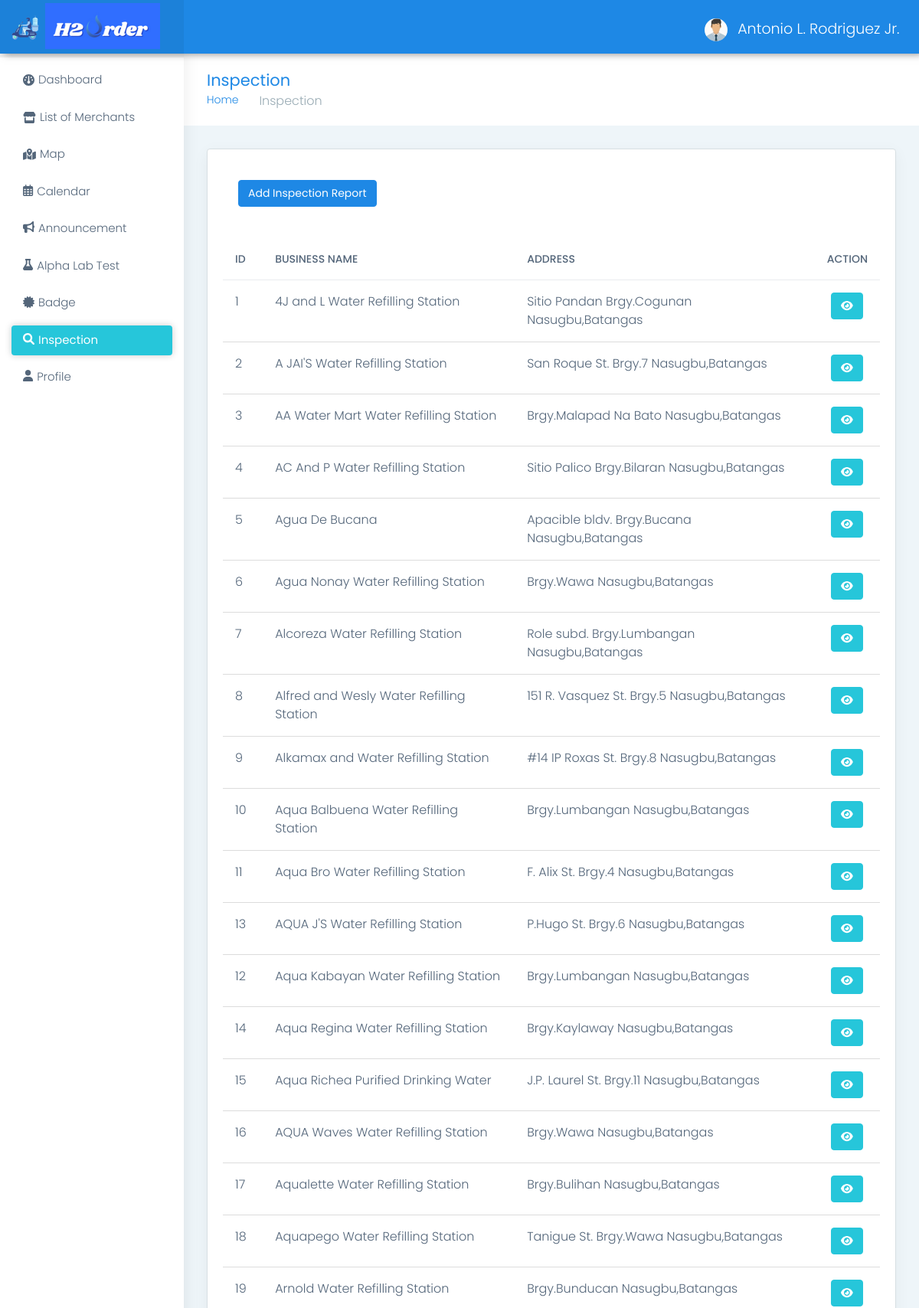
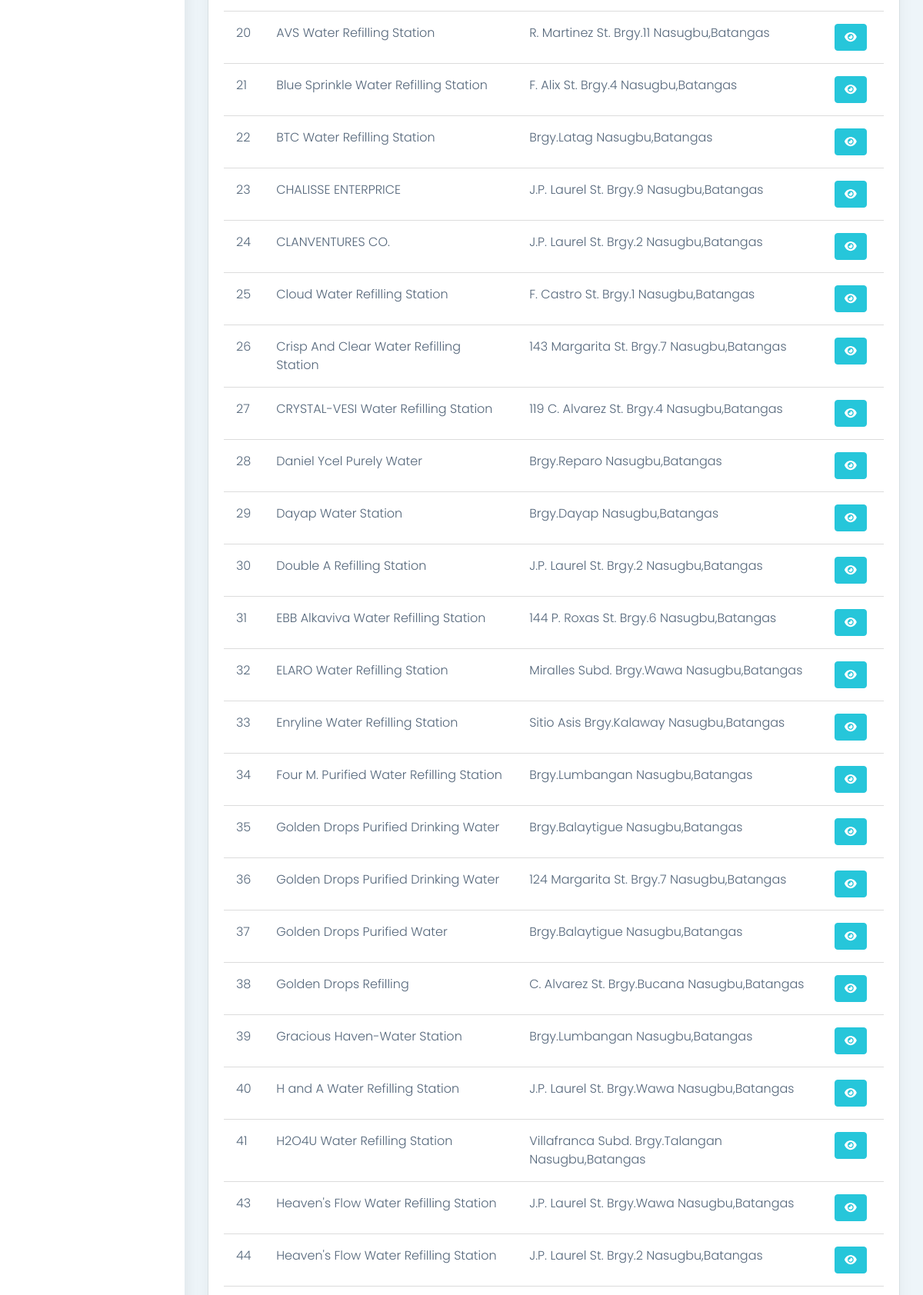
The page /admin/feedback.php (signed in, upper part) on the database its author committed (2 pictures, top to bottom).
### tables this page shows
CREATE TABLE `merchant` (
  `merchant_id` int(11) NOT NULL,
  `username` varchar(255) NOT NULL,
  `password` varchar(255) NOT NULL,
  `business_name` varchar(255) NOT NULL,
  `owner` varchar(255) NOT NULL,
  `address` varchar(255) NOT NULL,
  `barangay` varchar(255) NOT NULL,
  `email` varchar(255) NOT NULL,
  `contact_number` varchar(255) NOT NULL,
  `image` varchar(255) NOT NULL,
  `latitude` varchar(255) NOT NULL,
  `longitude` varchar(255) NOT NULL,
  `opening` time NOT NULL,
  `closing` time NOT NULL,
  `status` varchar(255) NOT NULL
);

### admin/name.php (called while the page is built, shortened)
<?php
	require 'connect.php';
	$query = $conn->query("SELECT * FROM `admin` WHERE `admin_id` = '$_SESSION[admin_id]'") or die(mysqli_error());
	$fetch = $query->fetch_array();
?>

### admin/feedback.php (the view, shortened to what this page needs)
<!DOCTYPE html>
<?php
    require 'name.php';
?>
<html dir="ltr" lang="en">
<head>
    <link href="css/style.min.css" rel="stylesheet">
<link rel="stylesheet" href="https://cdn.datatables.net/1.10.21/css/dataTables.bootstrap4.min.css">
 <link rel='stylesheet' href='https://cdn.datatables.net/buttons/1.2.2/css/buttons.bootstrap.min.css'>
<link rel='stylesheet' href='https://cdn.datatables.net/1.10.24/css/jquery.dataTables.min.css'>
<link rel='stylesheet' href='https://cdn.datatables.net/datetime/1.0.3/css/dataTables.dateTime.min.css'>
</head>
<body>
    <div id="main-wrapper" data-layout="vertical" data-navbarbg="skin5" data-sidebartype="full"
        data-sidebar-position="absolute" data-header-position="absolute" data-boxed-layout="full">
        <header class="topbar" data-navbarbg="skin6">
            <nav class="navbar top-navbar navbar-expand-md navbar-dark">
                <div class="navbar-header" data-logobg="skin6">
                   <a class="navbar-brand ms-4" href="adminhome.php">
                        <b class="logo-icon">
                            <img src="assets/images/logo.png" style="height: 60px; margin-top: 15px; margin-left:-20px" alt="homepage" class="dark-logo" />
                        </b>
                        <span class="logo-text">
                            <img src="assets/images/H3.png" style="width: 150px; margin-left: -10px;margin-top:-10px" alt="homepage" class="dark-logo" />
                        </span>
                    </a>
                </div>
                <div class="navbar-collapse collapse" id="navbarSupportedContent" data-navbarbg="skin5">
                    <ul class="navbar-nav me-auto mt-md-0 ">
                        <li class="nav-item search-box">
                            <a class="nav-link text-muted" href="javascript:void(0)"><i class="ti-search"></i></a>
                        </li>
                    </ul>
                    <ul class="navbar-nav">
                        <li class="nav-item dropdown">
                            <a class="nav-link dropdown-toggle text-muted waves-effect waves-dark" href="#" id="navbarDropdown" role="button" data-bs-toggle="dropdown" aria-expanded="false">
                                <img src = "photo/<?php echo $fetch['photo']?>" alt="user" class="profile-pic me-2">
                                <?php echo $fetch['name']?>
                            </a>
                        </li>
                    </ul>
                </div>
            </nav>
        </header>
        <aside class="left-sidebar" data-sidebarbg="skin6">
            <div class="scroll-sidebar">
                 <?php include 'navbar.php' ?>
            </div>
        </aside>
        <div class="page-wrapper">
            <div class="page-breadcrumb">
                <div class="row align-items-center">
                    <div class="col-md-6 col-8 align-self-center">
                        <h3 class="page-title mb-0 p-0">Inspection</h3>
                        <div class="d-flex align-items-center">
                            <nav aria-label="breadcrumb">
                                <ol class="breadcrumb">
                                    <li class="breadcrumb-item"><a href="#">Home</a></li>
                                    <li class="breadcrumb-item active" aria-current="page">Inspection</li>
                                </ol>
                            </nav>
                        </div>
                    </div>
                </div>
            </div>
            <div class="container-fluid">
                <div class="row">
                    <div class="col-sm-12">
                        <div class="card">
                            <div class="card-body">
                                <div class="table-responsive">
<a  class = "btn btn-info" href = "add_feedback.php"
 style="margin-left:20px; color:white;margin-top:20px;">
                    Add Inspection Report </a>
 <br><br>
     <br>
                                    <table id="table" class="table user-table">
                                        <thead>
                                            <tr>
                                                <th class="border-top-0">ID</th>
                                                <th class="border-top-0">BUSINESS NAME</th>
                                                <th class="border-top-0">ADDRESS</th>
                                                <th class="border-top-0" style="text-align: center;">ACTION</th>
                                            </tr>
                                        </thead>
                                        <tbody>
                                             <?php
                                                 $query = $conn->query("SELECT *
                                                 FROM merchant
                                                 WHERE status='approved'
                                                 ORDER BY business_name ASC ") or die(mysqli_error());
                                                 while($fetch = $query->fetch_array()){
                                              ?>
                                            <tr>
                                                <td><?php echo $fetch['merchant_id']?></td>
                                                <td><?php echo $fetch['business_name']?></td>
                                                <td><?php echo $fetch['address']?> <?php echo $fetch['barangay']?> Nasugbu,Batangas</td>
                                                <td align="center"><a class = "btn btn-success"
                                                        href="feedback_view.php?merchant_id=<?php echo $fetch['merchant_id']?>" style="color: white">
                                                            <i class="fa-solid fa-eye"></i>
                                                        </a></td>
                                            </tr>
                                             <?php
                                                }
                                              ?>
                                            </tbody>
                                        </table>
                                    </div>
                                </div>
                            </div>
                        </div>
                    </div>
            </div>
        </div>
    </div>
</body>
</html>

### admin/feedback.php (style rules this page uses)
tbody, td, tfoot, th, thead, tr { border-color: #DCDCDC; border-style:solid; border-width: 0; }
.btn-info { color: white; }

### rows shown on the page
merchant: merchant_id "1", business_name "4J and L Water Refilling Station", address "Sitio Pandan", barangay "Brgy.Cogunan"
merchant: merchant_id "2", business_name "A JAI'S Water Refilling Station", address "San Roque St.", barangay "Brgy.7"
merchant: merchant_id "3", business_name "AA Water Mart Water Refilling Station", barangay "Brgy.Malapad Na Bato"
merchant: merchant_id "4", business_name "AC And P Water Refilling Station", address "Sitio Palico", barangay "Brgy.Bilaran"
merchant: merchant_id "5", business_name "Agua De Bucana", address "Apacible bldv.", barangay "Brgy.Bucana"
merchant: merchant_id "6", business_name "Agua Nonay Water Refilling Station", barangay "Brgy.Wawa"
merchant: merchant_id "7", business_name "Alcoreza Water Refilling Station", address "Role subd.", barangay "Brgy.Lumbangan"
merchant: merchant_id "8", business_name "Alfred and Wesly Water Refilling Station", address "151 R. Vasquez St.", barangay "Brgy.5"
merchant: merchant_id "9", business_name "Alkamax and Water Refilling Station", address "#14 IP Roxas St.", barangay "Brgy.8"
merchant: merchant_id "10", business_name "Aqua Balbuena Water Refilling Station", barangay "Brgy.Lumbangan"
merchant: merchant_id "11", business_name "Aqua Bro Water Refilling Station", address "F. Alix St.", barangay "Brgy.4"
merchant: merchant_id "13", business_name "AQUA J'S Water Refilling Station", address "P.Hugo St.", barangay "Brgy.6"
merchant: merchant_id "12", business_name "Aqua Kabayan Water Refilling Station", barangay "Brgy.Lumbangan"
merchant: merchant_id "14", business_name "Aqua Regina Water Refilling Station", barangay "Brgy.Kaylaway"
merchant: merchant_id "15", business_name "Aqua Richea Purified Drinking Water", address "J.P. Laurel St.", barangay "Brgy.11"
merchant: merchant_id "16", business_name "AQUA Waves Water Refilling Station", barangay "Brgy.Wawa"
merchant: merchant_id "17", business_name "Aqualette Water Refilling Station", barangay "Brgy.Bulihan"
merchant: merchant_id "18", business_name "Aquapego Water Refilling Station", address "Tanigue St.", barangay "Brgy.Wawa"
merchant: merchant_id "19", business_name "Arnold Water Refilling Station", barangay "Brgy.Bunducan"
merchant: merchant_id "20", business_name "AVS Water Refilling Station", address "R. Martinez St.", barangay "Brgy.11"
merchant: merchant_id "21", business_name "Blue Sprinkle Water Refilling Station", address "F. Alix St.", barangay "Brgy.4"
merchant: merchant_id "22", business_name "BTC Water Refilling Station", barangay "Brgy.Latag"
merchant: merchant_id "23", business_name "CHALISSE ENTERPRICE", address "J.P. Laurel St.", barangay "Brgy.9"
merchant: merchant_id "24", business_name "CLANVENTURES CO.", address "J.P. Laurel St.", barangay "Brgy.2"
merchant: merchant_id "25", business_name "Cloud Water Refilling Station", address "F. Castro St.", barangay "Brgy.1"
merchant: merchant_id "26", business_name "Crisp And Clear Water Refilling Station", address "143 Margarita St.", barangay "Brgy.7"
merchant: merchant_id "27", business_name "CRYSTAL-VESI Water Refilling Station", address "119 C. Alvarez St.", barangay "Brgy.4"
merchant: merchant_id "28", business_name "Daniel Ycel Purely Water", barangay "Brgy.Reparo"
merchant: merchant_id "29", business_name "Dayap Water Station", barangay "Brgy.Dayap"
merchant: merchant_id "30", business_name "Double A Refilling Station", address "J.P. Laurel St.", barangay "Brgy.2"
merchant: merchant_id "31", business_name "EBB Alkaviva Water Refilling Station", address "144 P. Roxas St.", barangay "Brgy.6"
merchant: merchant_id "32", business_name "ELARO Water Refilling Station", address "Miralles Subd.", barangay "Brgy.Wawa"
merchant: merchant_id "33", business_name "Enryline Water Refilling Station", address "Sitio Asis", barangay "Brgy.Kalaway"
merchant: merchant_id "34", business_name "Four M. Purified Water Refilling Station", barangay "Brgy.Lumbangan"
merchant: merchant_id "35", business_name "Golden Drops Purified Drinking Water", barangay "Brgy.Balaytigue"
merchant: merchant_id "36", business_name "Golden Drops Purified Drinking Water", address "124 Margarita St.", barangay "Brgy.7"
merchant: merchant_id "37", business_name "Golden Drops Purified Water", barangay "Brgy.Balaytigue"
merchant: merchant_id "38", business_name "Golden Drops Refilling", address "C. Alvarez St.", barangay "Brgy.Bucana"
merchant: merchant_id "39", business_name "Gracious Haven-Water Station", barangay "Brgy.Lumbangan"
merchant: merchant_id "40", business_name "H and A Water Refilling Station", address "J.P. Laurel St.", barangay "Brgy.Wawa"
merchant: merchant_id "41", business_name "H2O4U Water Refilling Station", address "Villafranca Subd.", barangay "Brgy.Talangan"
merchant: merchant_id "43", business_name "Heaven's Flow Water Refilling Station", address "J.P. Laurel St.", barangay "Brgy.Wawa"
merchant: merchant_id "44", business_name "Heaven's Flow Water Refilling Station", address "J.P. Laurel St.", barangay "Brgy.2"

### other values the page prints
$fetch['name'] "Antonio L. Rodriguez Jr."
